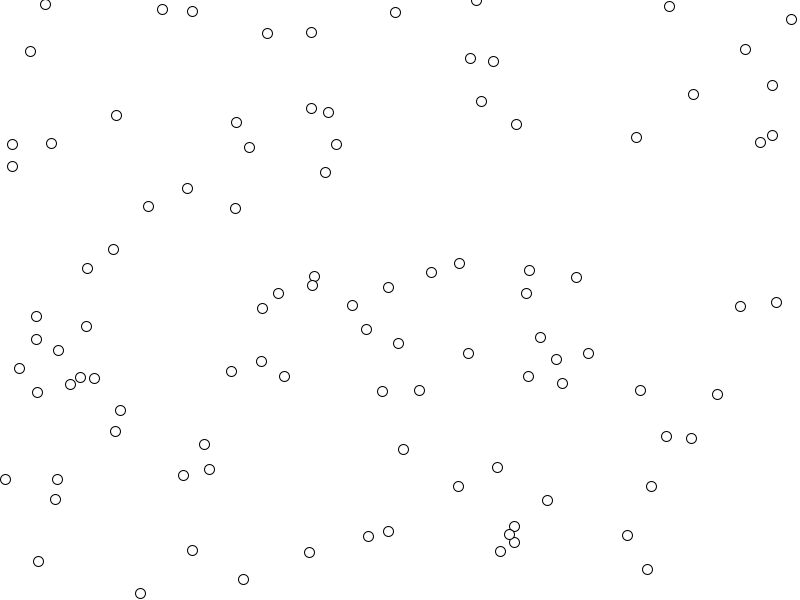
Frame 1 (no input)
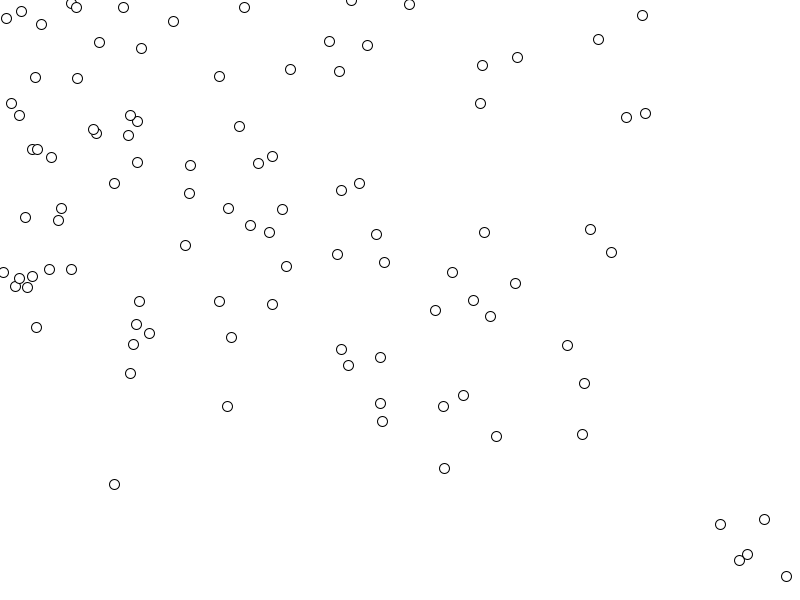
Frame 60 (the mouse pressed at the canvas centre just before this capture)
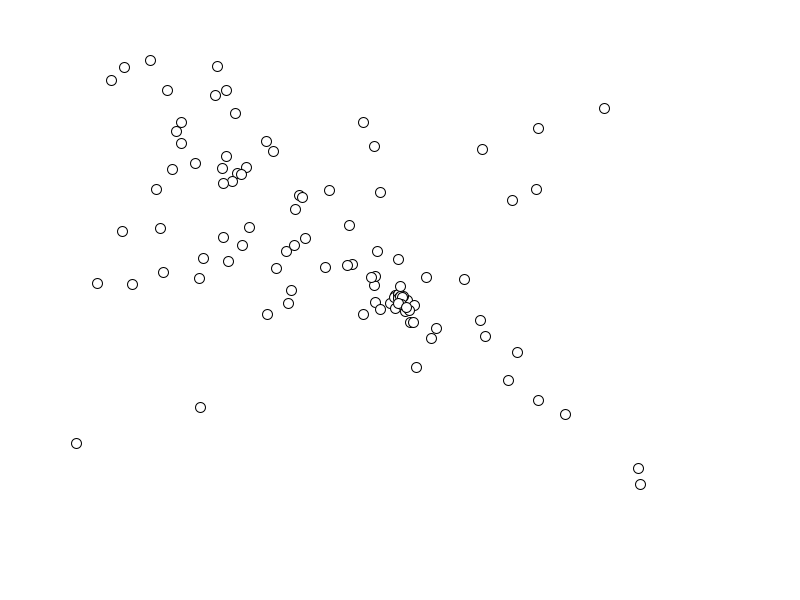
Frame 120 (the mouse held since frame 60 and released just before this capture)

The Processing sketch that drew these frames (run headless with seeded random() and noise(); from frame 60 on, the mouse is pressed at the canvas centre):

// Processing sketch: vectorSwarm
// ── vectorSwarm.pde
int nMover = 100;
Mover [] m = new Mover[nMover];

void setup()
{
  size (800,600);
  for(int  i = 0; i < m.length; i = i + 1)
  {
    m[i] = new Mover();
  }
}

void draw()
{
  background (255);
  for(int  i = 0; i < m.length; i = i + 1)
  {
    m[i].update();
    m[i].check();
    m[i].show();
  }
}

// ── Mover.pde
class Mover
{
  PVector pos = new PVector(0,0);
  PVector speed = new PVector(0,0);
  PVector acc = new PVector (0,0);
  float top_acc = random(.1,.5);
  float top_speed = random(1,5);
  
  Mover()        //constructor
  {
    this.pos.x = random(width);
    this.pos.y = random(height);
  }
  
  void show()
  {
    circle(this.pos.x,this.pos.y,10); 
  }
  
  void update()
  {
    PVector mouse = new PVector(mouseX, mouseY);
    this.acc = PVector.sub(mouse,this.pos);  //subtracting 2 vectors
    this.acc.normalize();
    this.acc.mult(top_acc);

    this.speed = this.speed.add(this.acc);
    this.pos = this.pos.add(speed);
  }
  
  void check()
  {
    this.speed.limit(this.top_speed);
    
    if(this.pos.x > width) this.pos.x = 0;
    if(this.pos.x < 0) this.pos.x = width;
    if(this.pos.y > height) this.pos.y = 0;
    if(this.pos.y < 0) this.pos.y = height;
    
  }
}
